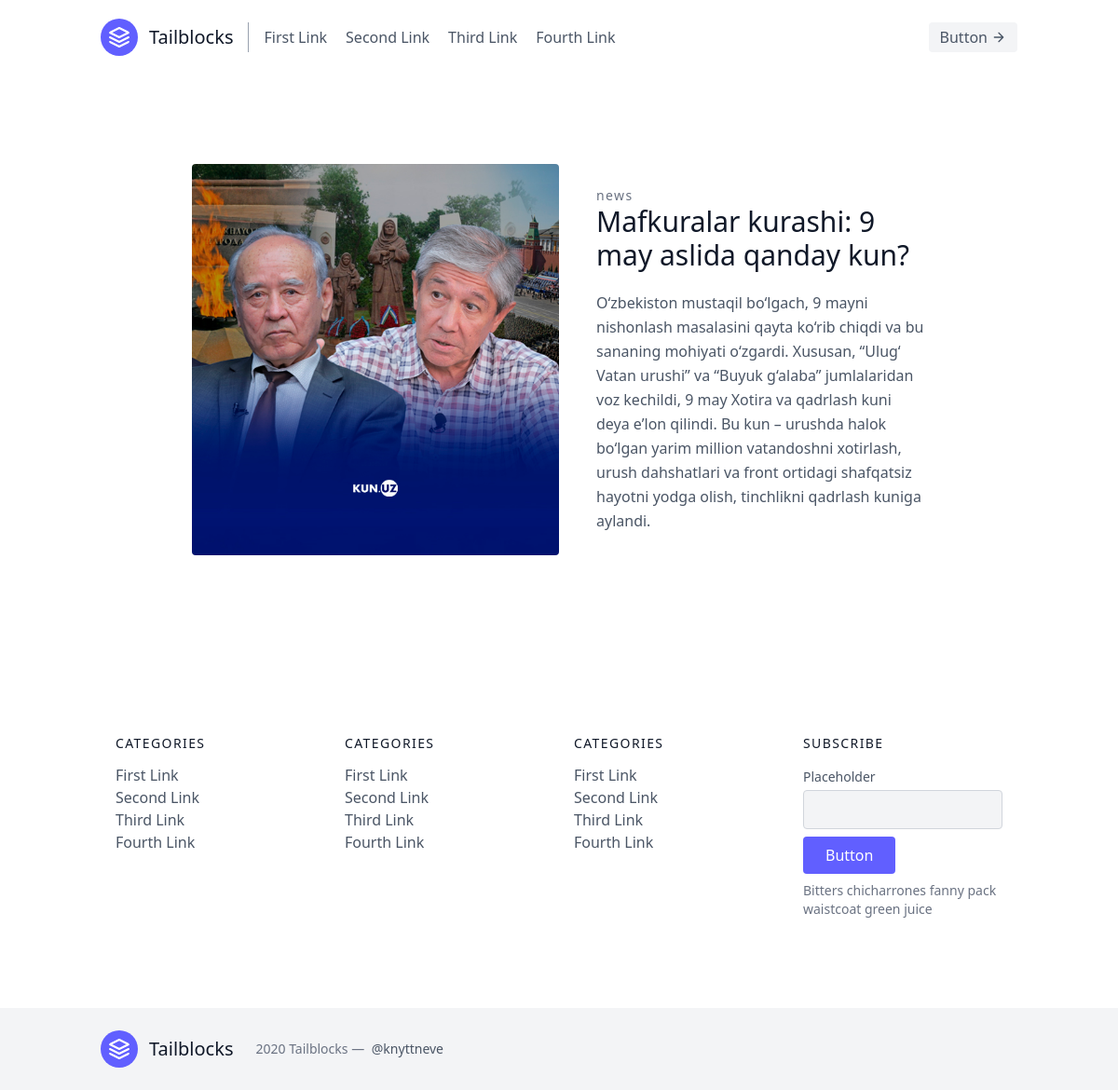
Screenshot of /news/9/ with the database file from the repository.
### news/models.py (models this page shows)
class News(models.Model):
    title=models.CharField(max_length=250)
    pub_data=models.DateTimeField(auto_now=True)
    category=models.ForeignKey(Category,on_delete=models.CASCADE)
    news=models.TextField()
    image=models.ImageField(upload_to='images/')

class Category(models.Model):
    category_name=models.CharField(max_length=250)
    def __str__(self):
        return self.category_name

### news/views.py (the view)
# urls.py: path('news/<int:id>/',detail,name='detail'),
def detail(request,id):
    news=get_object_or_404(News,id=id)
    return render(request,'detail.html',{'abc':news})

### templates/detail.html (shortened to what this page needs)
<!DOCTYPE html>
<html lang="en">
<head>
  <script src="https://cdn.jsdelivr.net/npm/@tailwindcss/browser@4"></script>
</head>
<body>
  <header class="text-gray-600 body-font">
  <div class="container mx-auto flex flex-wrap p-5 flex-col md:flex-row items-center">
    <a class="flex title-font font-medium items-center text-gray-900 mb-4 md:mb-0">
      <svg xmlns="http://www.w3.org/2000/svg" fill="none" stroke="currentColor" stroke-linecap="round" stroke-linejoin="round" stroke-width="2" class="w-10 h-10 text-white p-2 bg-indigo-500 rounded-full" viewBox="0 0 24 24">
        <path d="M12 2L2 7l10 5 10-5-10-5zM2 17l10 5 10-5M2 12l10 5 10-5"></path>
      </svg>
      <span class="ml-3 text-xl">Tailblocks</span>
    </a>
    <nav class="md:mr-auto md:ml-4 md:py-1 md:pl-4 md:border-l md:border-gray-400	flex flex-wrap items-center text-base justify-center">
      <a class="mr-5 hover:text-gray-900">First Link</a>
      <a class="mr-5 hover:text-gray-900">Second Link</a>
      <a class="mr-5 hover:text-gray-900">Third Link</a>
      <a class="mr-5 hover:text-gray-900">Fourth Link</a>
    </nav>
    <button class="inline-flex items-center bg-gray-100 border-0 py-1 px-3 focus:outline-none hover:bg-gray-200 rounded text-base mt-4 md:mt-0">Button
      <svg fill="none" stroke="currentColor" stroke-linecap="round" stroke-linejoin="round" stroke-width="2" class="w-4 h-4 ml-1" viewBox="0 0 24 24">
        <path d="M5 12h14M12 5l7 7-7 7"></path>
      </svg>
    </button>
  </div>
</header>
  <section class="text-gray-600 body-font overflow-hidden">
    <div class="container px-5 py-24 mx-auto">
      <div class="lg:w-4/5 mx-auto flex flex-wrap">
        <img alt="ecommerce" class="lg:w-1/2 w-full lg:h-auto h-75 object-cover object-center rounded" src="{{abc.image.url}}">
        <div class="lg:w-1/2 w-full lg:pl-10 lg:py-6 mt-6 lg:mt-0">
          <h2 class="text-sm title-font text-gray-500 tracking-widest">{{abc.category}}</h2>
          <h1 class="text-gray-900 text-3xl title-font font-medium mb-1">{{abc.title}}</h1>
          <p class="leading-relaxed">{{abc.news}}</p>
        </div>
      </div>
    </div>
  </section>
  <footer class="text-gray-600 body-font">
    <div class="container px-5 py-24 mx-auto">
      <div class="flex flex-wrap md:text-left text-center order-first">
        <div class="lg:w-1/4 md:w-1/2 w-full px-4">
          <h2 class="title-font font-medium text-gray-900 tracking-widest text-sm mb-3">CATEGORIES</h2>
          <nav class="list-none mb-10">
            <li>
              <a class="text-gray-600 hover:text-gray-800">First Link</a>
            </li>
            <li>
              <a class="text-gray-600 hover:text-gray-800">Second Link</a>
            </li>
            <li>
              <a class="text-gray-600 hover:text-gray-800">Third Link</a>
            </li>
            <li>
              <a class="text-gray-600 hover:text-gray-800">Fourth Link</a>
            </li>
          </nav>
        </div>
        <div class="lg:w-1/4 md:w-1/2 w-full px-4">
          <h2 class="title-font font-medium text-gray-900 tracking-widest text-sm mb-3">CATEGORIES</h2>
          <nav class="list-none mb-10">
            <li>
              <a class="text-gray-600 hover:text-gray-800">First Link</a>
            </li>
            <li>
              <a class="text-gray-600 hover:text-gray-800">Second Link</a>
            </li>
            <li>
              <a class="text-gray-600 hover:text-gray-800">Third Link</a>
            </li>
            <li>
              <a class="text-gray-600 hover:text-gray-800">Fourth Link</a>
            </li>
          </nav>
        </div>
        <div class="lg:w-1/4 md:w-1/2 w-full px-4">
          <h2 class="title-font font-medium text-gray-900 tracking-widest text-sm mb-3">CATEGORIES</h2>
          <nav class="list-none mb-10">
            <li>
              <a class="text-gray-600 hover:text-gray-800">First Link</a>
            </li>
            <li>
              <a class="text-gray-600 hover:text-gray-800">Second Link</a>
            </li>
            <li>
              <a class="text-gray-600 hover:text-gray-800">Third Link</a>
            </li>
            <li>
              <a class="text-gray-600 hover:text-gray-800">Fourth Link</a>
            </li>
          </nav>
        </div>
        <div class="lg:w-1/4 md:w-1/2 w-full px-4">
          <h2 class="title-font font-medium text-gray-900 tracking-widest text-sm mb-3">SUBSCRIBE</h2>
          <div class="flex xl:flex-nowrap md:flex-nowrap lg:flex-wrap flex-wrap justify-center items-end md:justify-start">
            <div class="relative w-40 sm:w-auto xl:mr-4 lg:mr-0 sm:mr-4 mr-2">
              <label for="footer-field" class="leading-7 text-sm text-gray-600">Placeholder</label>
              <input type="text" id="footer-field" name="footer-field" class="w-full bg-gray-100 bg-opacity-50 rounded border border-gray-300 focus:bg-transparent focus:ring-2 focus:ring-indigo-200 focus:border-indigo-500 text-base outline-none text-gray-700 py-1 px-3 leading-8 transition-colors duration-200 ease-in-out">
            </div>
            <button class="lg:mt-2 xl:mt-0 flex-shrink-0 inline-flex text-white bg-indigo-500 border-0 py-2 px-6 focus:outline-none hover:bg-indigo-600 rounded">Button</button>
          </div>
          <p class="text-gray-500 text-sm mt-2 md:text-left text-center">Bitters chicharrones fanny pack
            <br class="lg:block hidden">waistcoat green juice
          </p>
        </div>
      </div>
    </div>
    <div class="bg-gray-100">
      <div class="container px-5 py-6 mx-auto flex items-center sm:flex-row flex-col">
        <a class="flex title-font font-medium items-center md:justify-start justify-center text-gray-900">
          <svg xmlns="http://www.w3.org/2000/svg" fill="none" stroke="currentColor" stroke-linecap="round" stroke-linejoin="round" stroke-width="2" class="w-10 h-10 text-white p-2 bg-indigo-500 rounded-full" viewBox="0 0 24 24">
            <path d="M12 2L2 7l10 5 10-5-10-5zM2 17l10 5 10-5M2 12l10 5 10-5"></path>
          </svg>
          <span class="ml-3 text-xl">Tailblocks</span>
        </a>
        <p class="text-sm text-gray-500 sm:ml-6 sm:mt-0 mt-4"> 2020 Tailblocks —
          <a href="https://twitter.com/knyttneve" rel="noopener noreferrer" class="text-gray-600 ml-1" target="_blank">@knyttneve</a>
        </p>
      </div>
    </div>
  </footer>
</body>
</html>

### rows the page displays
News: image (picture), category "news", title "Mafkuralar kurashi: 9 may aslida qanday kun?", news "O‘zbekiston mustaqil bo‘lgach, 9 mayni nishonlash masalasini qayta ko‘rib chiqdi va bu sananing mohiyati o‘zgardi. Xususan, “Ulug‘ Vatan urushi” va “Buyuk g‘alaba” jumlalaridan voz kechildi, 9 may Xotira va qadrlash kuni deya e’lon qilindi. Bu kun – urushda halok bo‘lgan yarim million vatandoshni xotirlash, urush dahshatlari va front ortidagi shafqatsiz hayotni yodga olish, tinchlikni qadrlash kuniga aylandi."
